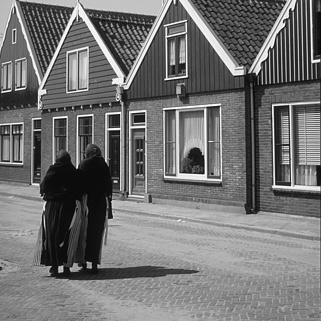
%> input picture assignment2/testimages/i235.png, 321 x 321 px
$ octave Copy_of_main_2.m   (GNU Octave 9; MATLAB toolbox functions it lacks are replaced by stand-ins)
%> lines starting %> are read from the running program, lines starting %| are printed output that depends on the picture; in (x1, y1, x2, y2) boxes, pixels count from 0 and x2, y2 are one past the last pixel; in counts of white or black regions, pixels touching at a corner belong together; the program's own positions count from 1
% TODO: show corners on R-score map

% close all;
% clear, clc;
set(0, 'DefaultFigureWindowStyle', 'docked');

addpath("testimages/")

img_rgb=imread('i235.png');
%> img_rgb is the input picture: size 321x321 uint8; min 3, max 251, mean 114.8
figure,image(img_rgb), axis equal, colormap gray
title("initial image")

% Harris corner detector
tmp = img_rgb;
I=double(tmp);

% compute x and y derivative of the image
dx=[1 0 -1; 2 0 -2; 1 0 -1];
dy=[1 2 1; 0  0  0; -1 -2 -1];

Ix=conv2(I,dx,'same');
Iy=conv2(I,dy,'same');

% compute products of derivatives at every pixel
Ix2=Ix.*Ix; Iy2=Iy.*Iy; Ixy=Ix.*Iy;

% compute the sum of products of  derivatives at each pixel
g = fspecial('gaussian', 9, 1.2);
%figure,imagesc(g),colormap gray,title('Gaussian')

Sx2=conv2(Ix2,g,'same');
Sy2=conv2(Iy2,g,'same');
Sxy=conv2(Ixy,g,'same');

% features detection
[rr,cc]=size(Sx2);
%> rr = 321; cc = 321

edge_reg=zeros(rr,cc);
corner_reg=zeros(rr,cc);
flat_reg=zeros(rr,cc);

R_map=zeros(rr,cc);
k=0.05;

for i=1:rr
    for j=1:cc
        % define at each pixel x,y the matrix
        M=[Sx2(i,j),Sxy(i,j);Sxy(i,j),Sy2(i,j)];
        % compute the response of the detector at each pixel
        R = det(M) - k*(trace(M).^2);
        R_map(i,j)=R;
        % threshod on value of R, the more positive the less intake of
        % corners
        if R<-3000000
            edge_reg(i,j)=1;
        elseif R>3000000
            corner_reg(i,j)=1;
        else
            flat_reg(i,j)=1;
        end
    end
end
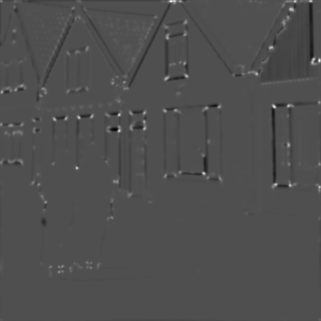
%> R_map: size 321x321 double; min -1.29e+10, max 2.82e+10, mean -45801026.6; drawn with min black and max white
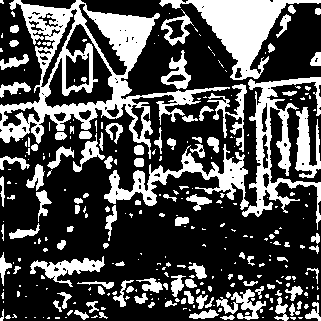
%> corner_reg: size 321x321 double; values 0 (black) and 1 (white), 31% white; 301 white regions (192 under 20 px), largest, box (x1, y1, x2, y2) and area: (0, 0, 230, 159) 8991, (159, 0, 321, 80) 4171, (242, 77, 321, 230) 3257
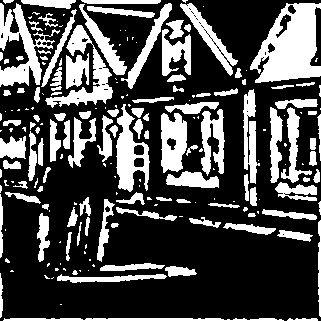
%> edge_reg: size 321x321 double; values 0 (black) and 1 (white), 30% white; 202 white regions (93 under 20 px), largest, box (x1, y1, x2, y2) and area: (250, 3, 321, 83) 3562, (0, 3, 60, 87) 1821, (45, 25, 113, 108) 1554
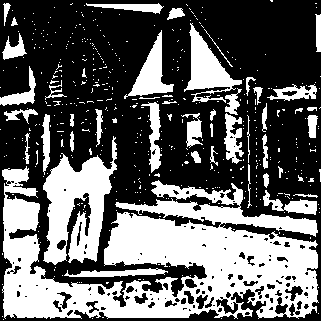
%> flat_reg: size 321x321 double; values 0 (black) and 1 (white), 38.9% white; 473 white regions (427 under 20 px), largest, box (x1, y1, x2, y2) and area: (2, 166, 319, 319) 24176, (43, 136, 117, 265) 4945, (184, 23, 242, 103) 1786

%figure,imagesc(edge_reg.*I),colormap gray,title('edge regions')
%figure,imagesc(corner_reg.*I),colormap gray,title('corner regions')
%figure,imagesc(flat_reg.*I),colormap gray,title('flat regions')
%figure,imagesc(R_map),colormap gray,title('R map')

%% Required plot
% close all;

% partial derivatives
figure
subplot(1,2,1), imagesc(Ix),colormap gray,title('Ix'),axis square
subplot(1,2,2), imagesc(Iy),colormap gray,title('Iy'),axis square

% gaussian filter
figure,
imagesc(g),colormap gray,title('Gaussian'), axis square

% R score map
figure,
imagesc(R_map),colormap gray,title('R map'), axis square

%corner regions on R score map, indicate where all potential corners are found
%on the scoremap

%shown in "blods"
figure,
imagesc(corner_reg),colormap gray, title('Corner region'), axis square

%in heat map
figure,
imagesc(R_map),colormap jet,colorbar, title('R map'), axis square
hold on
[rows, cols] = find(corner_reg);
%> rows = 31987 values from 1 to 321; cols = 31987 values from 1 to 321
plot(cols, rows, 'r+')
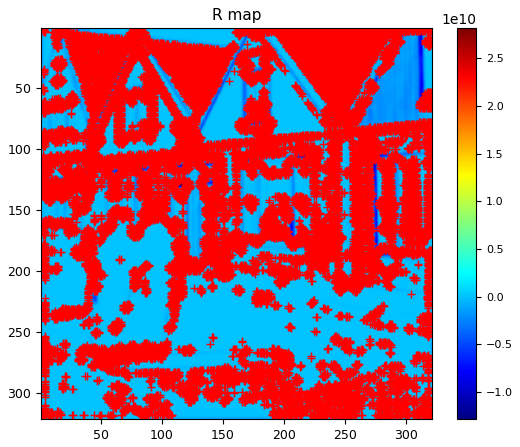
%> figure redrawn from the program's plot data


% spotted corners
figure,
imagesc(I),colormap gray,title('corner regions spotted')
axis square, hold on

max_R_map = max(max(R_map));
%> max_R_map = 2.82e+10

corner_reg_star = R_map > 0.3*max_R_map;
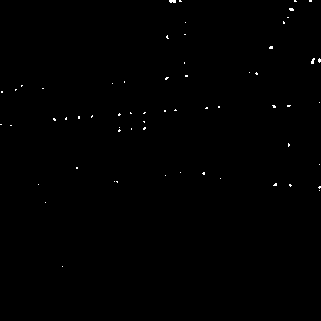
%> corner_reg_star: size 321x321 logical; 0.27% white in thin lines or dots, all inside (x1, y1, x2, y2) = (0, 0, 321, 267)

stats = regionprops("table",corner_reg_star,"Centroid");
%> stats = 61 regions; first 5, Centroid: [1.5 125], [2.5 92.5], [11.5 126], [16.3 90.3], [22.3 86.3]

centers = stats.Centroid;
%> centers = 61 rows, first 12: [1.5 125; 2.5 92.5; 11.5 126; 16.33 90.33; 22.33 86.33; 39 185; 43.5 89; 46 203; 55 120; 63 267; 66.6 119.2; 77.5 168.5]

plot(centers(:, 1), centers(:, 2), '*r')

%corner regions on 0.3*R score map, indicate the highest potential corners
figure,
imagesc(R_map),colormap gray, title('R map'), axis square
hold on
plot(centers(:, 1), centers(:, 2), '*r')
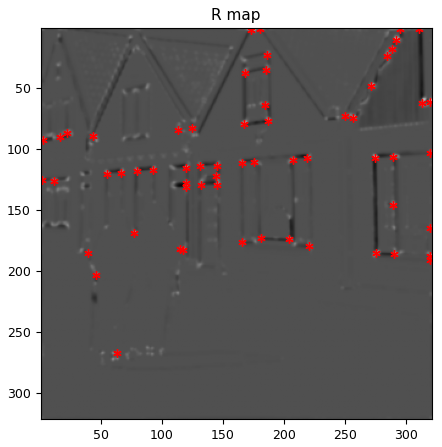
%> figure redrawn from the program's plot data
